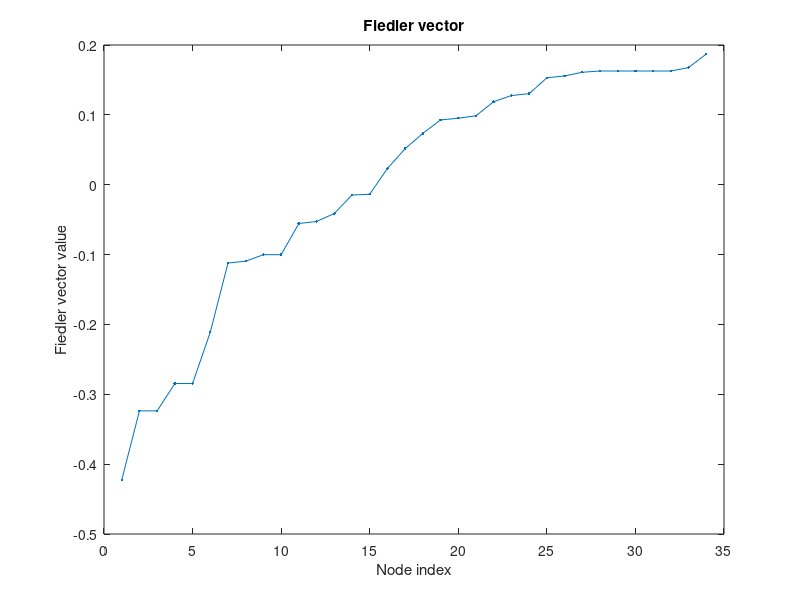
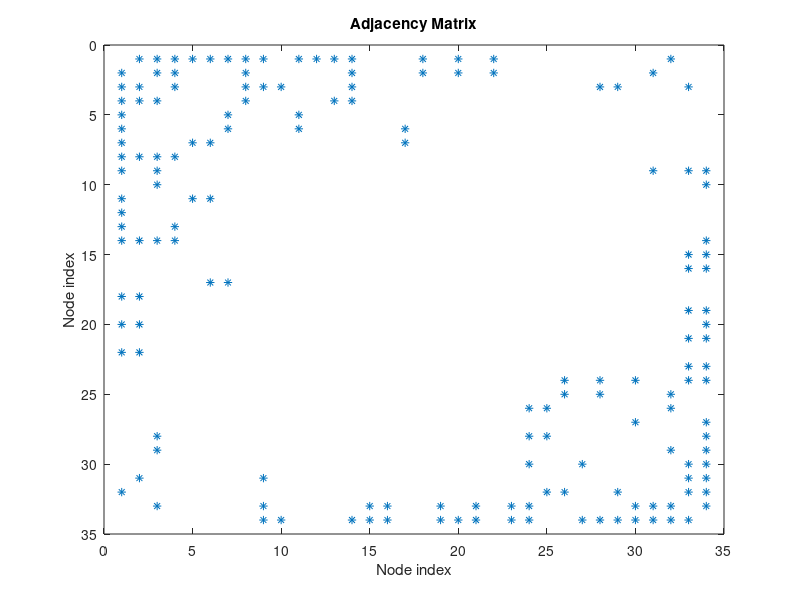
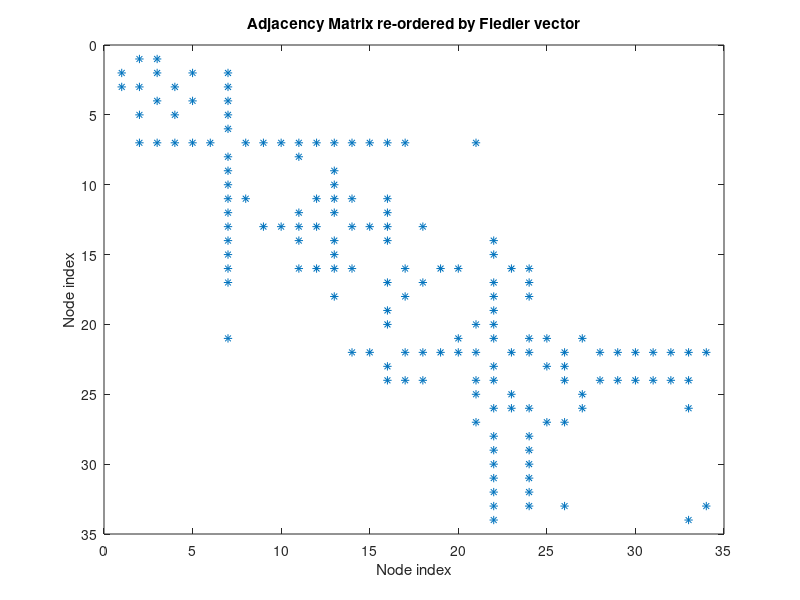

These figures' MATLAB source, in order:
clear; clc;
data = load('karate.mat');
A = data.A; % Adjacency Matrix
d = sum(A, 2);
D = diag(d); % Degree matrix
L = D - A; % Graph Laplacian

% Q4(a)
[evec, eval] = eig(L);
[e1, idx] = sort(diag(eval));
lambda2 = e1(2);
f = evec(:, idx(2)); % second smallest eigenvector

% Q4(b)
[f1, idx1] = sort(f); % Fiedler vector
plot(f1, '.-');
xlabel('Node index');
ylabel('Fiedler vector value');
title('Fiedler vector');
figure;
spy(A);
xlabel('Node index');
ylabel('Node index');
title('Adjacency Matrix');
figure;
spy(A(idx1, idx1));
xlabel('Node index');
ylabel('Node index');
title('Adjacency Matrix re-ordered by Fiedler vector');

% Q4(c)
med = median(f);
S_star = find(f < med);
S_star_bar = find(f >= med);

delta_S_star = sum(sum(A(S_star, S_star_bar)));
alpha_f = delta_S_star / (min(sum(d(S_star)), sum(d(S_star_bar))));

% Q4(d)
check_lambda = (lambda2 > alpha_f);

% Q4(e)
S_plus = find(f <= 0);
S_minus = find(f > 0);

delta_S_plus = sum(sum(A(S_plus, S_minus)));
h_s_plus = delta_S_plus / (min(sum(d(S_plus)), sum(d(S_minus))));

% Q4(f) Recursive partition
A1 = A(S_plus, S_plus);
e1 = sum(A1, 2);
E1 = diag(e1); % Degree matrix
L1 = E1 - A1; % Graph Laplacian

[V1, D1] = eigs(L1, 2, 'SA');

S_plus_1 = find(V1(:, 2) <= 0);
S_plus_2 = find(V1(:, 2) > 0);

A2 = A(S_plus, S_plus);
e2 = sum(A2, 2);
E2 = diag(e2); % Degree matrix
L2 = E2 - A2; % Graph Laplacian
[V2, D2] = eigs(L2, 2, 'SA');

S_minus_1 = find(V2(:, 2) <= 0);
S_minus_2 = find(V2(:, 2) > 0);
